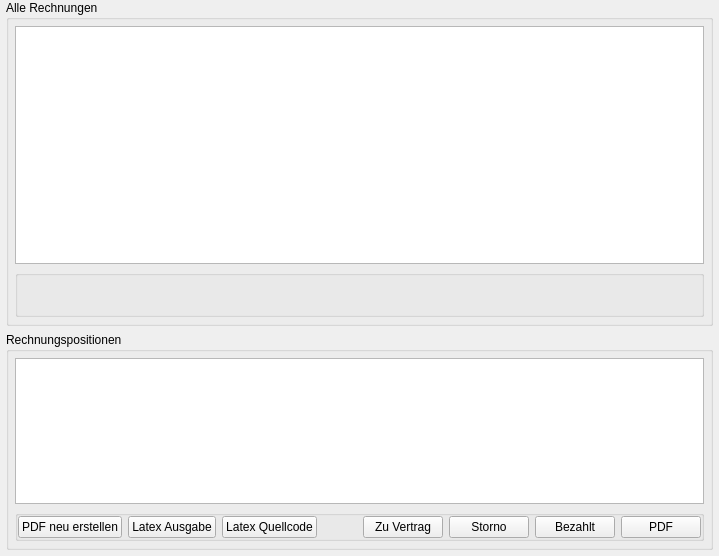
      <widget class="QWidget" name="invoiceJournalTab">
       <attribute name="title">
        <string>Rechnungsjournal</string>
       </attribute>
       <layout class="QVBoxLayout" name="verticalLayout_28">
        <property name="spacing">
         <number>6</number>
        </property>
        <property name="leftMargin">
         <number>6</number>
        </property>
        <property name="topMargin">
         <number>0</number>
        </property>
        <property name="rightMargin">
         <number>6</number>
        </property>
        <property name="bottomMargin">
         <number>6</number>
        </property>
        <item>
         <widget class="QGroupBox" name="groupBox_21">
          <property name="sizePolicy">
           <sizepolicy hsizetype="Preferred" vsizetype="Preferred">
            <horstretch>0</horstretch>
            <verstretch>60</verstretch>
           </sizepolicy>
          </property>
          <property name="title">
           <string>Alle Rechnungen</string>
          </property>
          <layout class="QVBoxLayout" name="verticalLayout_26">
           <property name="margin">
            <number>6</number>
           </property>
           <item>
            <widget class="MultiViewTable" name="allinvoicejournalTable">
             <property name="sizePolicy">
              <sizepolicy hsizetype="Expanding" vsizetype="Expanding">
               <horstretch>0</horstretch>
               <verstretch>30</verstretch>
              </sizepolicy>
             </property>
             <property name="dataView" stdset="0">
              <bool>true</bool>
             </property>
             <property name="multiSelect" stdset="0">
              <bool>false</bool>
             </property>
             <property name="dbColumns" stdset="0">
              <stringlist>
               <string>value.invoiceNumber:Rechnungsnummer</string>
               <string>&lt;date&gt;value.invoiceDate:Rechnungsdatum</string>
               <string>value.title:Titel</string>
               <string>(value.customerID).name:Firma</string>
               <string>&lt;{&quot;PAIDFRACTION&quot;:&quot;:/icons/images/fraction.png&quot;,&quot;PAIDSKONTO&quot;:&quot;:/icons/images/ok2.png&quot;,&quot;STORNO&quot;:&quot;:/icons/images/cancel.png&quot;,&quot;PENDING&quot;:&quot;:/icons/images/wait.png&quot;,&quot;PAID&quot;:&quot;:/icons/images/ok.png&quot;}&gt;value.status:Status</string>
               <string>&lt;currency&gt;value.netto:Netto</string>
               <string>&lt;currency&gt;value.vat:MwSt</string>
               <string>&lt;currency&gt;value.brutto:Brutto</string>
              </stringlist>
             </property>
             <property name="context" stdset="0">
              <string>ALLINVOICEJOURNAL</string>
             </property>
             <property name="sortable" stdset="0">
              <stringlist>
               <string>value.invoiceDate</string>
               <string>value.status</string>
              </stringlist>
             </property>
             <property name="keyCodeActions" stdset="0">
              <stringlist>
               <string>Key_I:OpenInBrowserBehavior.In.Open</string>
              </stringlist>
             </property>
             <property name="viewArguments" stdset="0">
              <stringlist/>
             </property>
             <property name="view" stdset="0">
              <string>_design/couchapp/_view/allInvoices</string>
             </property>
             <property name="query" stdset="0">
              <string/>
             </property>
            </widget>
           </item>
           <item>
            <widget class="QGroupBox" name="groupBox_50">
             <property name="sizePolicy">
              <sizepolicy hsizetype="Preferred" vsizetype="Preferred">
               <horstretch>0</horstretch>
               <verstretch>0</verstretch>
              </sizepolicy>
             </property>
             <property name="maximumSize">
              <size>
               <width>16777215</width>
               <height>47</height>
              </size>
             </property>
             <property name="title">
              <string/>
             </property>
             <layout class="QHBoxLayout" name="horizontalLayout_56">
              <property name="spacing">
               <number>0</number>
              </property>
              <property name="margin">
               <number>0</number>
              </property>
              <item>
               <widget class="ActionButton" name="allinvoicejournalButtonRefresh">
                <property name="minimumSize">
                 <size>
                  <width>40</width>
                  <height>40</height>
                 </size>
                </property>
                <property name="icon">
                 <iconset resource="../../frontends/qt/resource.qrc">
                  <normaloff>:/icons/images/refresh.png</normaloff>:/icons/images/refresh.png</iconset>
                </property>
                <property name="iconSize">
                 <size>
                  <width>32</width>
                  <height>32</height>
                 </size>
                </property>
                <property name="flat">
                 <bool>true</bool>
                </property>
                <property name="context" stdset="0">
                 <string>ALLINVOICEJOURNAL</string>
                </property>
                <property name="action" stdset="0">
                 <string>MultiViewHandler.In.Refresh</string>
                </property>
                <property name="payload" stdset="0">
                 <string>None</string>
                </property>
               </widget>
              </item>
              <item>
               <spacer name="horizontalSpacer_19">
                <property name="orientation">
                 <enum>Qt::Horizontal</enum>
                </property>
                <property name="sizeHint" stdset="0">
                 <size>
                  <width>40</width>
                  <height>20</height>
                 </size>
                </property>
               </spacer>
              </item>
             </layout>
            </widget>
           </item>
          </layout>
         </widget>
        </item>
        <item>
         <widget class="QGroupBox" name="groupBox_22">
          <property name="sizePolicy">
           <sizepolicy hsizetype="Preferred" vsizetype="Preferred">
            <horstretch>0</horstretch>
            <verstretch>40</verstretch>
           </sizepolicy>
          </property>
          <property name="title">
           <string>Rechnungspositionen</string>
          </property>
          <layout class="QVBoxLayout" name="verticalLayout_27">
           <property name="margin">
            <number>6</number>
           </property>
           <item>
            <widget class="EmbeddedViewTable" name="allinvoicejournalTablePos">
             <property name="sizePolicy">
              <sizepolicy hsizetype="Expanding" vsizetype="Expanding">
               <horstretch>0</horstretch>
               <verstretch>60</verstretch>
              </sizepolicy>
             </property>
             <property name="dbColumns" stdset="0">
              <stringlist>
               <string>&lt;number,2&gt;count:Menge</string>
               <string>unit:Einheit</string>
               <string>description:Beschreibung</string>
               <string>&lt;currency&gt;price:Einzelpreis</string>
               <string>&lt;currency&gt;total:Gesamt</string>
              </stringlist>
             </property>
             <property name="context" stdset="0">
              <string>ALLINVOICEJOURNAL</string>
             </property>
             <property name="path" stdset="0">
              <string>articles</string>
             </property>
            </widget>
           </item>
           <item>
            <widget class="QGroupBox" name="groupBox_45">
             <property name="title">
              <string/>
             </property>
             <layout class="QHBoxLayout" name="horizontalLayout_44">
              <property name="margin">
               <number>0</number>
              </property>
              <item>
               <widget class="ActionButton" name="allinvoicejournalButtonUpdatePDF">
                <property name="text">
                 <string>PDF neu erstellen</string>
                </property>
                <property name="context" stdset="0">
                 <string>ALLINVOICEJOURNAL</string>
                </property>
                <property name="enablePayloads" stdset="0">
                 <stringlist>
                  <string>View</string>
                 </stringlist>
                </property>
                <property name="action" stdset="0">
                 <string>ChangeDocumentHandler.In.Change</string>
                </property>
                <property name="payload" stdset="0">
                 <string>{&quot;generateInvoicePDF&quot;:&quot;generate&quot;}</string>
                </property>
               </widget>
              </item>
              <item>
               <widget class="TextPopupButton" name="allinvoicejournalPopupLatexOutput">
                <property name="text">
                 <string>Latex Ausgabe</string>
                </property>
                <property name="hideIfDisabled" stdset="0">
                 <bool>true</bool>
                </property>
                <property name="title" stdset="0">
                 <string>pdflatex Ausgabe</string>
                </property>
                <property name="enablePath" stdset="0">
                 <string>invoiceGeneratorError.0</string>
                </property>
                <property name="context" stdset="0">
                 <string>ALLINVOICEJOURNAL</string>
                </property>
                <property name="path" stdset="0">
                 <string>invoiceGeneratorError.1</string>
                </property>
                <property name="enablePathValue" stdset="0">
                 <string>1</string>
                </property>
               </widget>
              </item>
              <item>
               <widget class="TextPopupButton" name="allinvoicejournalPopupLatexSource">
                <property name="text">
                 <string>Latex Quellcode</string>
                </property>
                <property name="hideIfDisabled" stdset="0">
                 <bool>true</bool>
                </property>
                <property name="title" stdset="0">
                 <string>Latex Quellcode</string>
                </property>
                <property name="enablePath" stdset="0">
                 <string>invoiceGeneratorError.0</string>
                </property>
                <property name="context" stdset="0">
                 <string>ALLINVOICEJOURNAL</string>
                </property>
                <property name="path" stdset="0">
                 <string>invoiceGeneratorError.2</string>
                </property>
                <property name="enablePathValue" stdset="0">
                 <string>1</string>
                </property>
               </widget>
              </item>
              <item>
               <spacer name="horizontalSpacer_21">
                <property name="orientation">
                 <enum>Qt::Horizontal</enum>
                </property>
                <property name="sizeHint" stdset="0">
                 <size>
                  <width>40</width>
                  <height>20</height>
                 </size>
                </property>
               </spacer>
              </item>
              <item>
               <widget class="ActionButton" name="allinvoicejournalButtonConvertToContract">
                <property name="text">
                 <string>Zu Vertrag</string>
                </property>
                <property name="context" stdset="0">
                 <string>ALLINVOICEJOURNAL</string>
                </property>
                <property name="enablePayloads" stdset="0">
                 <stringlist>
                  <string>View</string>
                 </stringlist>
                </property>
                <property name="tab" stdset="0">
                 <string>None</string>
                </property>
                <property name="action" stdset="0">
                 <string>ChangeDocumentHandler.In.Clone</string>
                </property>
                <property name="payload" stdset="0">
                 <string>{&quot;status&quot;:&quot;CONTRACT&quot;}</string>
                </property>
               </widget>
              </item>
              <item>
               <widget class="ActionButton" name="allinvoicejournalButtonStorno">
                <property name="text">
                 <string>Storno</string>
                </property>
                <property name="context" stdset="0">
                 <string>ALLINVOICEJOURNAL</string>
                </property>
                <property name="enablePayloads" stdset="0">
                 <stringlist>
                  <string>View</string>
                 </stringlist>
                </property>
                <property name="tab" stdset="0">
                 <string>None</string>
                </property>
                <property name="action" stdset="0">
                 <string>ChangeDocumentHandler.In.Change</string>
                </property>
                <property name="payload" stdset="0">
                 <string>{&quot;status&quot;:&quot;OPEN&quot;}</string>
                </property>
               </widget>
              </item>
              <item>
               <widget class="ActionButton" name="allinvoicejournalButtonPaid">
                <property name="text">
                 <string>Bezahlt</string>
                </property>
                <property name="context" stdset="0">
                 <string>ALLINVOICEJOURNAL</string>
                </property>
                <property name="enablePayloads" stdset="0">
                 <stringlist>
                  <string>View</string>
                 </stringlist>
                </property>
                <property name="action" stdset="0">
                 <string>ChangeDocumentHandler.In.Change</string>
                </property>
                <property name="payload" stdset="0">
                 <string>{&quot;status&quot;:&quot;PAID&quot;}</string>
                </property>
               </widget>
              </item>
              <item>
               <widget class="ActionButton" name="allinvoicejournalButtonPDF">
                <property name="text">
                 <string>PDF</string>
                </property>
                <property name="context" stdset="0">
                 <string>ALLINVOICEJOURNAL</string>
                </property>
                <property name="enablePath" stdset="0">
                 <string>generateInvoicePDF</string>
                </property>
                <property name="action" stdset="0">
                 <string>OpenAttachmentURLHandler.In.Open</string>
                </property>
                <property name="enablePathValue" stdset="0">
                 <string>success</string>
                </property>
                <property name="payload" stdset="0">
                 <string>invoice.pdf</string>
                </property>
               </widget>
              </item>
             </layout>
            </widget>
           </item>
          </layout>
         </widget>
        </item>
       </layout>
      </widget>
